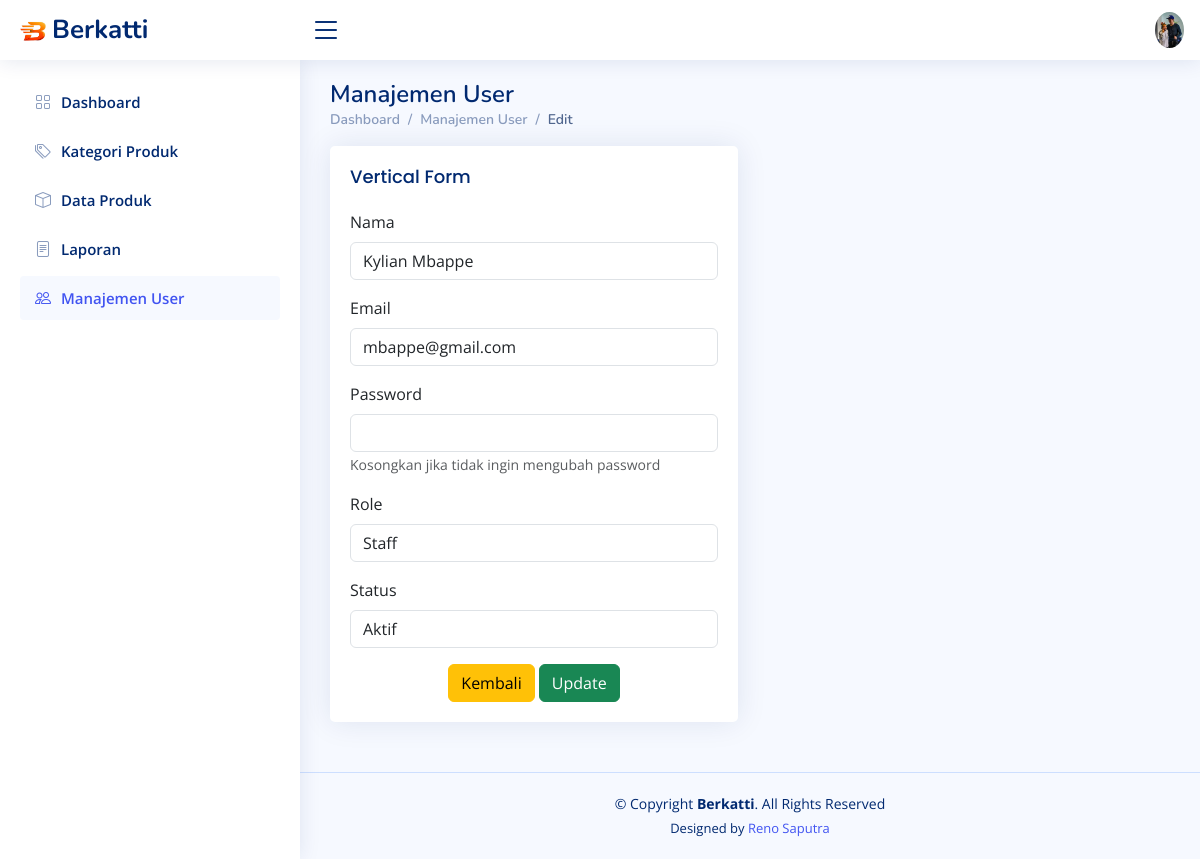
/e_user.php?id=2 (signed in), run on the app's committed database.
### tables this page shows
CREATE TABLE `users` (
  `id` int(11) NOT NULL,
  `name` varchar(100) DEFAULT NULL,
  `email` varchar(100) DEFAULT NULL,
  `password` varchar(255) DEFAULT NULL,
  `role` enum('admin','staff') DEFAULT 'staff',
  `is_active` tinyint(1) DEFAULT 1,
  `created_at` timestamp NOT NULL DEFAULT current_timestamp()
);

### e_user.php (the view, shortened to what this page needs)
<?php
include "koneksi.php";
$id = $_GET['id'];
$data = mysqli_query($conn, "SELECT * FROM users WHERE id='$id'");
$user = mysqli_fetch_array($data);
?>
<!DOCTYPE html>
<html lang="en">
<head>
    <link href="assets/vendor/bootstrap/css/bootstrap.min.css" rel="stylesheet">
    <link href="assets/vendor/bootstrap-icons/bootstrap-icons.css" rel="stylesheet">
    <link href="assets/vendor/boxicons/css/boxicons.min.css" rel="stylesheet">
    <link href="assets/vendor/quill/quill.snow.css" rel="stylesheet">
    <link href="assets/vendor/quill/quill.bubble.css" rel="stylesheet">
    <link href="assets/vendor/remixicon/remixicon.css" rel="stylesheet">
    <link href="assets/vendor/simple-datatables/style.css" rel="stylesheet">
    <link href="assets/css/style.css" rel="stylesheet">
</head>
<body>
    <header id="header" class="header fixed-top d-flex align-items-center">
        <div class="d-flex align-items-center justify-content-between">
            <a href="index.php" class="logo d-flex align-items-center">
                <img src="assets/img/logo.png" alt="">
                <span class="d-none d-lg-block">Berkatti</span>
            </a>
            <i class="bi bi-list toggle-sidebar-btn"></i>
        </div>
        <nav class="header-nav ms-auto">
            <ul class="d-flex align-items-center">
                <li class="nav-item dropdown pe-3">
                <a class="nav-link nav-profile d-flex align-items-center pe-0" href="#" data-bs-toggle="dropdown">
                    <img src="assets/img/profile-img.jpg" alt="Profile" class="rounded-circle" />
                </a>
                </li>
            </ul>
        </nav>
    </header>
    <aside id="sidebar" class="sidebar">
    <ul class="sidebar-nav" id="sidebar-nav">
      <li class="nav-item">
        <a class="nav-link collapsed" href="index.php">
         	<i class="bi bi-grid"></i>
          <span>Dashboard</span>
        </a>
      </li>
       <li class="nav-item">
        <a class="nav-link collapsed" href="kategori_produk.php">
          <i class="bi bi-tags"></i>
          <span>Kategori Produk</span>
        </a>
      </li>
        <li class="nav-item">
        <a class="nav-link collapsed" href="produk.php">
          <i class="bi bi-box"></i>
          <span>Data Produk</span>
        </a>
      </li>
        <li class="nav-item">
        <a class="nav-link collapsed" href="laporan.php">
          <i class="bi bi-file-text"></i>
          <span>Laporan</span>
        </a>
      </li>
        <li class="nav-item">
        <a class="nav-link " href="users.php">
          <i class="bi bi-people"></i>
          <span>Manajemen User</span>
        </a>
      </li>
    </ul>
  </aside>
    <main id="main" class="main">
            <div class="pagetitle">
                <h1>Manajemen User</h1>
                <nav>
                    <ol class="breadcrumb">
                    <li class="breadcrumb-item"><a href="index.php">Dashboard</a></li>
                    <li class="breadcrumb-item">Manajemen User</li>
                    <li class="breadcrumb-item active">Edit</li>
                    </ol>
                </nav>
            </div>
        <section class="section">
            <div class="row">
                <div class="col-lg-6">
                    <div class="card">
                        <div class="card-body">
                            <h5 class="card-title">Vertical Form</h5>
                            <form class="row g-3" method="post">
                                <div class="col-12">
                                    <label class="form-label">Nama</label>
                                    <input type="text" class="form-control" name="name"
                                        value="<?php echo $user['name']; ?>" required>
                                </div>
                                <div class="col-12">
                                    <label class="form-label">Email</label>
                                    <input type="email" class="form-control" name="email"
                                        value="<?php echo $user['email']; ?>" required>
                                </div>
                                <div class="col-12">
                                    <label class="form-label">Password</label>
                                    <input type="password" class="form-control" name="password">
                                    <small class="text-muted">Kosongkan jika tidak ingin mengubah password</small>
                                </div>
                                <div class="col-12">
                                    <label class="form-label">Role</label>
                                    <select class="form-control" name="role" required>
                                        <option value="staff" <?php if ($user['role'] == 'staff') echo 'selected'; ?>>Staff</option>
                                    </select>
                                </div>
                                <div class="col-12">
                                    <label class="form-label">Status</label>
                                    <select class="form-control" name="is_active">
                                        <option value="1" <?php if ($user['is_active'] == 1) echo 'selected'; ?>>Aktif</option>
                                    </select>
                                </div>
                                <div class="text-center">
                                    <a href="users.php" class="btn btn-warning">Kembali</a>
                                    <button type="submit" class="btn btn-success" name="update">Update</button>
                                </div>
                            </form>
                        </div>
                    </div>
                </div>
            </div>
        </section>
    </main>
    <footer id="footer" class="footer">
        <div class="copyright">
            &copy; Copyright <strong><span>Berkatti</span></strong>. All Rights Reserved
        </div>
        <div class="credits">
            Designed by <a href="">Reno Saputra</a>
        </div>
    </footer>
</body>
</html>

### assets/css/style.css (style rules this page uses)
:root { scroll-behavior: smooth; }
body { font-family: "Open Sans", sans-serif; background: #f6f9ff; color: #444444; }
a { color: #4154f1; text-decoration: none; }
h1, h2, h3, h4, h5, h6 { font-family: "Nunito", sans-serif; }
#main { margin-top: 60px; padding: 20px 30px; transition: all 0.3s; }
.pagetitle { margin-bottom: 10px; }
.pagetitle h1 { font-size: 24px; margin-bottom: 0; font-weight: 600; color: #012970; }
.card { margin-bottom: 30px; border: none; border-radius: 5px; box-shadow: 0px 0 30px rgba(1, 41, 112, 0.1); }
.card-title { padding: 20px 0 15px 0; font-size: 18px; font-weight: 500; color: #012970; font-family: "Poppins", sans-serif; }
.card-body { padding: 0 20px 20px 20px; }
.breadcrumb { font-size: 14px; font-family: "Nunito", sans-serif; color: #899bbd; font-weight: 600; }
.breadcrumb a { color: #899bbd; transition: 0.3s; }
.breadcrumb .breadcrumb-item::before { color: #899bbd; }
.breadcrumb .active { color: #51678f; font-weight: 600; }
.logo { line-height: 1; }
@media (min-width: 1200px) { .logo { width: 280px; } }
.logo img { max-height: 26px; margin-right: 6px; }
.logo span { font-size: 26px; font-weight: 700; color: #012970; font-family: "Nunito", sans-serif; }
.header { transition: all 0.5s; z-index: 997; height: 60px; box-shadow: 0px 2px 20px rgba(1, 41, 112, 0.1); background-color: #fff; padding-left: 20px; }
.header .toggle-sidebar-btn { font-size: 32px; padding-left: 10px; cursor: pointer; color: #012970; }
.header-nav ul { list-style: none; }
.header-nav>ul { margin: 0; padding: 0; }
.header-nav .nav-profile { color: #012970; }
.header-nav .nav-profile img { max-height: 36px; }
.sidebar { position: fixed; top: 60px; left: 0; bottom: 0; width: 300px; z-index: 996; transition: all 0.3s; padding: 20px; overflow-y: auto; scrollbar-width: thin; scrollbar-color: #aab7cf transparent; box-shadow: 0px 0px 20px rgba(1, 41, 112, 0.1); background-color: #fff; }
@media (min-width: 1200px) { #main, #footer { margin-left: 300px; } }
.sidebar-nav { padding: 0; margin: 0; list-style: none; }
.sidebar-nav li { padding: 0; margin: 0; list-style: none; }
.sidebar-nav .nav-item { margin-bottom: 5px; }
.sidebar-nav .nav-link { display: flex; align-items: center; font-size: 15px; font-weight: 600; color: #4154f1; transition: 0.3; background: #f6f9ff; padding: 10px 15px; border-radius: 4px; }
.sidebar-nav .nav-link i { font-size: 16px; margin-right: 10px; color: #4154f1; }
.sidebar-nav .nav-link.collapsed { color: #012970; background: #fff; }
.sidebar-nav .nav-link.collapsed i { color: #899bbd; }
.footer { padding: 20px 0; font-size: 14px; transition: all 0.3s; border-top: 1px solid #cddfff; }
.footer .copyright { text-align: center; color: #012970; }
.footer .credits { padding-top: 5px; text-align: center; font-size: 13px; color: #012970; }

### data on the page
users: name "Kylian Mbappe", email "mbappe@gmail.com", role "Staff", is_active "Aktif"
